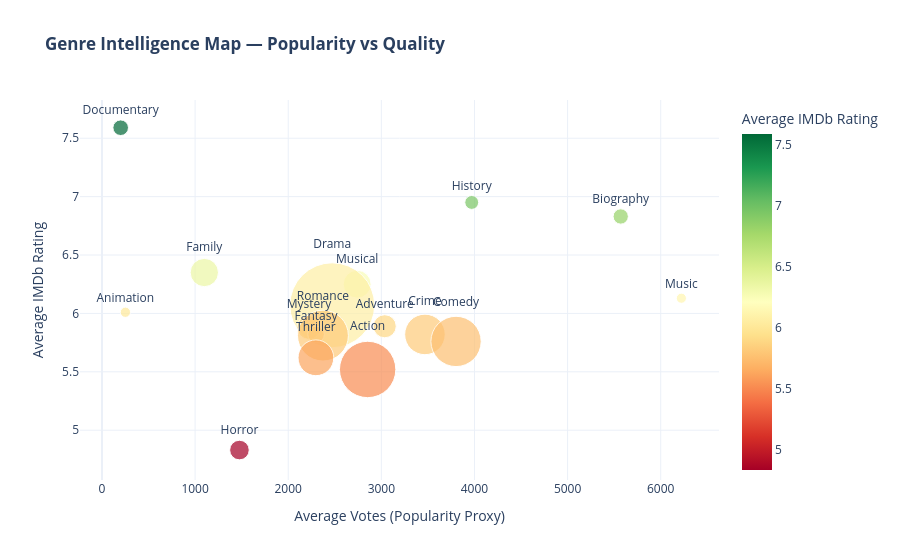

Notebook code for this chart:
### Code cell
# ── 4.3  Genre intelligence: mean rating, count, and vote density ─────────────
genre_stats = (
    df.groupby('Genre')
    .agg(
        Count  = ('Rating', 'count'),
        Avg_Rating  = ('Rating', 'mean'),
        Avg_Votes   = ('Votes',  'mean'),
        Rating_Std  = ('Rating', 'std'),
    )
    .query('Count >= 50')          # only statistically meaningful genres
    .sort_values('Avg_Rating', ascending=False)
    .reset_index()
)
genre_stats['Avg_Rating'] = genre_stats['Avg_Rating'].round(2)

fig = px.scatter(
    genre_stats, x='Avg_Votes', y='Avg_Rating',
    size='Count', color='Avg_Rating',
    text='Genre', color_continuous_scale='RdYlGn',
    title='<b>Genre Intelligence Map — Popularity vs Quality</b>',
    labels={'Avg_Votes': 'Average Votes (Popularity Proxy)',
            'Avg_Rating': 'Average IMDb Rating'},
    size_max=60, template='plotly_white'
)
fig.update_traces(textposition='top center')
fig.show()

print('\nTop 5 genres by average rating:')
print(genre_stats[['Genre', 'Avg_Rating', 'Count']].head())

### Figure 1 — Plotly figure (JSON) as saved in the notebook; plotly's stock layout.template omitted (floating-point values rounded to 4 significant figures)
{"data": [{"hovertemplate": "Average Votes (Popularity Proxy)=%{x}<br>Average IMDb Rating=%{marker.color}<br>Count=%{marker.size}<br>Genre=%{text}<extra></extra>", "legendgroup": "", "marker": {"color": [7.59, 6.95, 6.83, 6.35, 6.25, 6.13, 6.07, 6.01, 5.89, 5.88, 5.82, 5.82, 5.81, 5.76, 5.62, 5.52, 4.83], "coloraxis": "coloraxis", "size": [130, 103, 125, 428, 416, 55, 3846, 56, 284, 308, 877, 148, 1383, 1352, 684, 1698, 205], "sizemode": "area", "sizeref": 1.068, "symbol": "circle"}, "mode": "markers+text", "name": "", "orientation": "v", "showlegend": false, "text": ["Documentary", "History", "Biography", "Family", "Musical", "Music", "Drama", "Animation", "Adventure", "Mystery", "Crime", "Fantasy", "Romance", "Comedy", "Thriller", "Action", "Horror"], "textposition": "top center", "type": "scatter", "x": [200.8, 3970.0, 5570.0, 1099.0, 2740.0, 6222.0, 2473.0, 251.5, 3036.0, 2223.0, 3468.0, 2299.0, 2373.0, 3802.0, 2297.0, 2853.0, 1476.0], "xaxis": "x", "y": [7.59, 6.95, 6.83, 6.35, 6.25, 6.13, 6.07, 6.01, 5.89, 5.88, 5.82, 5.82, 5.81, 5.76, 5.62, 5.52, 4.83], "yaxis": "y"}], "layout": {"coloraxis": {"colorbar": {"title": {"text": "Average IMDb Rating"}}, "colorscale": [[0, "rgb(165,0,38)"], [0.1, "rgb(215,48,39)"], [0.2, "rgb(244,109,67)"], [0.3, "rgb(253,174,97)"], [0.4, "rgb(254,224,139)"], [0.5, "rgb(255,255,191)"], [0.6, "rgb(217,239,139)"], [0.7, "rgb(166,217,106)"], [0.8, "rgb(102,189,99)"], [0.9, "rgb(26,152,80)"], [1, "rgb(0,104,55)"]]}, "legend": {"itemsizing": "constant", "tracegroupgap": 0}, "title": {"text": "<b>Genre Intelligence Map — Popularity vs Quality</b>"}, "xaxis": {"anchor": "y", "domain": [0, 1], "title": {"text": "Average Votes (Popularity Proxy)"}}, "yaxis": {"anchor": "x", "domain": [0, 1], "title": {"text": "Average IMDb Rating"}}}}
